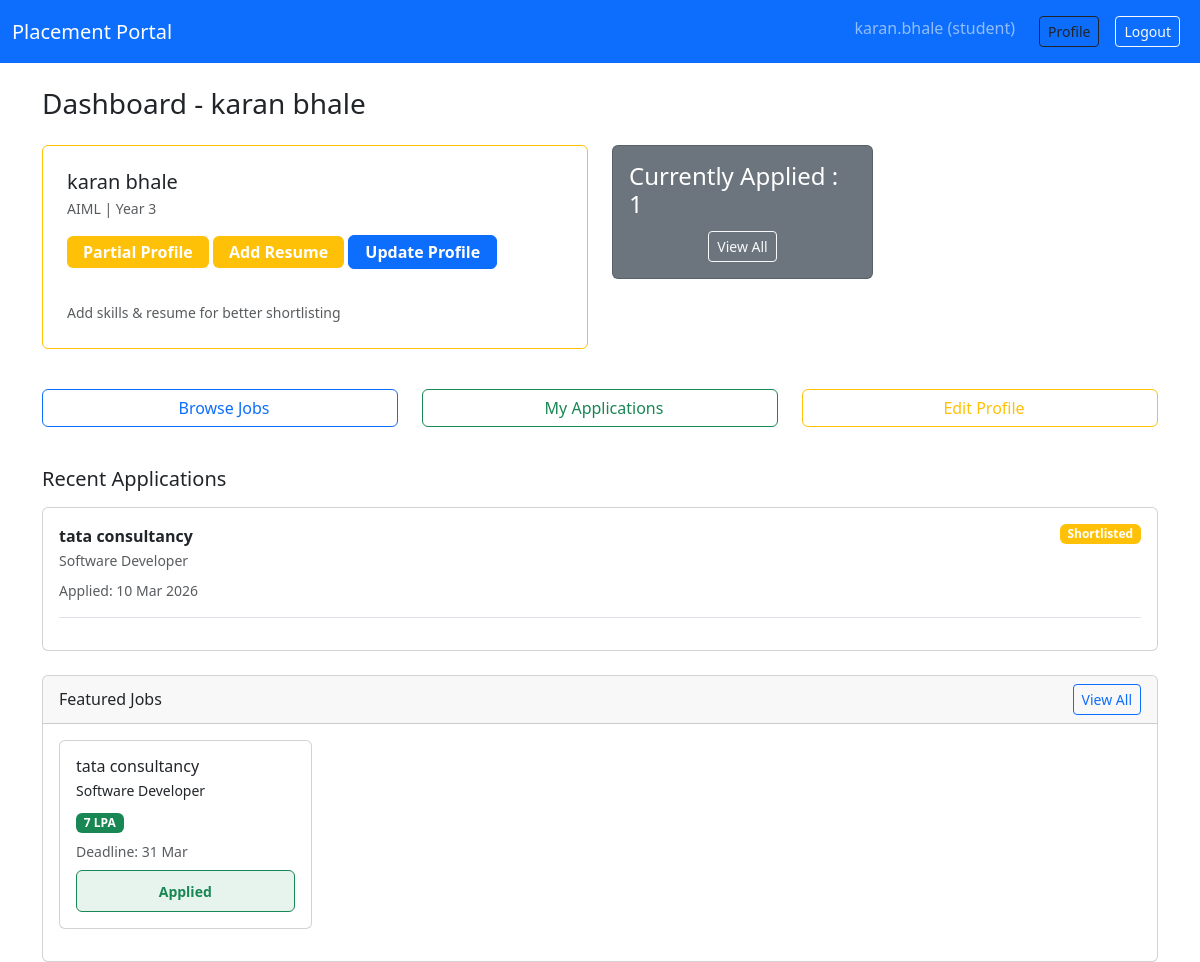
Screenshot of /student/dashboard (signed in) with the database file from the repository.
### models.py (models this page shows, shortened)
class User(UserMixin, db.Model):
    __tablename__ = 'user'
    id = db.Column(db.Integer, primary_key=True)
    username = db.Column(db.String(80), unique=True, nullable=False, index=True)
    email = db.Column(db.String(120), unique=True, nullable=False, index=True)
    password_hash = db.Column(db.String(128), nullable=False)
    role = db.Column(db.Enum(UserRole), nullable=False, index=True)
    is_active = db.Column(db.Boolean, default=True)
    created_at = db.Column(db.DateTime, default=datetime.utcnow, index=True)

class Student(db.Model):
    __tablename__ = "student"
    id = db.Column(db.Integer, primary_key=True)
    user_id = db.Column(
        db.Integer, db.ForeignKey("user.id", ondelete="CASCADE"), nullable=False, unique=True
    )
    full_name = db.Column(db.String(100), nullable=False)
    contact = db.Column(db.String(15))
    branch = db.Column(db.String(50))
    year = db.Column(db.Integer)
    cgpa = db.Column(db.Float)
    skills = db.Column(db.Text)
    education = db.Column(db.Text)
    resume_path = db.Column(db.String(500))
    is_blacklisted = db.Column(db.Boolean, default=False)
    created_at = db.Column(db.DateTime, default=datetime.utcnow)

class Application(db.Model):
    __tablename__ = 'application'
    id = db.Column(db.Integer, primary_key=True)
    student_id = db.Column(db.Integer, db.ForeignKey('student.id', ondelete='CASCADE'), nullable=False, index=True)
    drive_id = db.Column(db.Integer, db.ForeignKey('placement_drive.id', ondelete='CASCADE'), nullable=False, index=True)
    applied_at = db.Column(db.DateTime, default=datetime.utcnow, index=True)
    status = db.Column(db.Enum('applied', 'shortlisted', 'selected', 'rejected'),
                      default='applied', index=True)
    resume_path = db.Column(db.String(200))
    __table_args__ = (
        db.UniqueConstraint('student_id', 'drive_id', name='uq_student_drive'),
    )

class Company(db.Model):
    __tablename__ = 'company'
    id = db.Column(db.Integer, primary_key=True)
    user_id = db.Column(db.Integer, db.ForeignKey('user.id', ondelete='CASCADE'), nullable=False, unique=True)
    name = db.Column(db.String(100), nullable=False)
    industry = db.Column(db.String(100))
    is_blacklisted = db.Column(db.Boolean, default=False)
    hr_contact = db.Column(db.String(100))
    website = db.Column(db.String(200))
    address = db.Column(db.Text)
    is_approved = db.Column(db.Boolean, default=False)
    created_at = db.Column(db.DateTime, default=datetime.utcnow)

class PlacementDrive(db.Model):
    __tablename__ = "placement_drive"
    id = db.Column(db.Integer, primary_key=True)
    company_id = db.Column(db.Integer, db.ForeignKey("company.id", ondelete="CASCADE"), nullable=False)
    title = db.Column(db.String(100), nullable=False)
    description = db.Column(db.Text, nullable=False)
    skills_required = db.Column(db.Text)
    experience = db.Column(db.String(50))
    salary_range = db.Column(db.String(50))
    eligibility = db.Column(db.Text)
    deadline = db.Column(db.DateTime, nullable=False)
    status = db.Column(db.Enum("pending", "approved","active", "closed"), default="pending", index=True)  # CHANGED: active/closed
    created_at = db.Column(db.DateTime, default=datetime.utcnow, index=True)

### app.py (the view)
@app.route("/student/dashboard")
@login_required
def student_dashboard():
    role_required(UserRole.STUDENT)
    student = current_user.student
    if not student:
        return redirect(url_for("student_profile"))
    approved_drives = PlacementDrive.query.filter_by(status="approved").all()
    my_apps = []
    if student:
        my_apps = Application.query.filter_by(student_id=student[0].id).order_by(
            Application.applied_at.desc()
        ).all()
    return render_template(
        "student/dashboard.html",
        student=student[0],
        approved_drives=approved_drives,
        applications=my_apps,
    )

### app.py (called while the page is built)
@login_manager.user_loader
def load_user(user_id):
    return User.query.get(int(user_id))

@app.template_filter('is_deadline_passed')
def is_deadline_passed(deadline):
    if not deadline:
        return True
    return deadline < datetime.now()

def role_required(role: UserRole):
    if (not current_user.is_authenticated) or (current_user.role != role):
        abort(403)

@app.context_processor
def inject_profile_status():
    def get_profile_status(user):
        if user.role != UserRole.STUDENT:
            return "complete"
        student = user.student[0]
        if not student:
            return "incomplete"
        score = 0
        if student.full_name: score += 1
        if student.branch: score += 1
        if student.skills: score += 1
        if student.resume_path: score += 2
        if score >= 4: return "complete"
        elif score >= 2: return "partial"
        return "incomplete"
    return dict(get_profile_status=get_profile_status)

### templates/student/dashboard.html (shortened to what this page needs)
{% extends "base.html" %}
{% block content %}
<h3 class="mb-4">Dashboard - {{ student.full_name if student else 'Complete your profile' }}</h3>
<div class="row mb-4">
  <div class="col-md-6 mb-3">
    <div class="card {{ 'border-success' if get_profile_status(current_user) == 'complete'
                    else 'border-warning' if get_profile_status(current_user) == 'partial'
                    else 'border-danger' }}">
      <div class="card-body t p-4">
        <div class="mb-3">
          <h5 class="mb-1">{{ student.full_name if student else 'New Student' }}</h5>
          <p class="small text-muted mb-2">
            {{ student.branch or 'N/A' }} | Year {{ student.year or 'N/A' }}
          </p>
        </div>
        <div>
            {% if student and student.resume_path %}
          <div class="mb-3">
                <span class="badge fs-6 px-3 py-2 mb-3 {{
            'bg-success' if get_profile_status(current_user) == 'complete'
            else 'bg-warning' if get_profile_status(current_user) == 'partial'
            else 'bg-danger'
          }}">
          {{ get_profile_status(current_user)|title }} Profile
        </span>
            <span class="badge bg-success mb-1 d-block  px-3 py-2 fs-6">Resume Uploaded ✓</span>
            <a href="{{ url_for('static', filename='uploads/resumes/' + student.resume_path) }}"
               class="btn btn-sm btn-outline-success" target="_blank">
              📄 View Resume
            </a>
            <a href="{{ url_for('student_update_profile') }}" class="btn btn-primary btn-sm w-10 mb-1">
          ✏️ Update Profile
        </a>
          </div>
        {% else %}
          <div class="mb-3">
                <span class="badge fs-6 px-3 py-2 mb-3 {{
            'bg-success' if get_profile_status(current_user) == 'complete'
            else 'bg-warning' if get_profile_status(current_user) == 'partial'
            else 'bg-danger'
          }}">
          {{ get_profile_status(current_user)|title }} Profile
        </span>
            <span class="badge bg-warning mb-1  px-3 py-2 fs-6">Add Resume</span>
             <a href="{{ url_for('student_update_profile') }}" class=" badge btn btn-primary  px-3 py-2 btn-sm w-10 mb-1 fs-6">
         Update Profile
        </a>
          </div>
        {% endif %}
      </div>
        <small class="text-muted">Add skills & resume for better shortlisting</small>
      </div>
    </div>
  </div>
  <div class="col-md-3">
    <div class="card text-bg-secondary h-10">
      <div class="card-body d-flex flex-column align-items-center justify-content-center ">
        <h4 class="mb-1">Currently Applied : {{ applications|length }} </h4> <h5 class="mb-0 large"></h5>
        <a href="{{ url_for('student_applications') }}" class="btn btn-outline-light btn-sm mt-2">View All</a>
      </div>
    </div>
  </div>
</div>
<div class="row mb-4">
  <div class="col-md-4 mb-3">
    <a href="{{ url_for('student_drives') }}" class="btn btn-outline-primary w-100 h-100 d-flex align-items-center justify-content-center">
      <div>Browse Jobs</div>
    </a>
  </div>
  <div class="col-md-4 mb-3">
    <a href="{{ url_for('student_applications') }}" class="btn btn-outline-success w-100 h-100 d-flex align-items-center justify-content-center">
      <div>My Applications</div>
    </a>
  </div>
  <div class="col-md-4 mb-3">
    <a href="{{ url_for('student_update_profile') }}" class="btn btn-outline-warning w-100 h-100 d-flex align-items-center justify-content-center">
      <div>Edit Profile</div>
    </a>
  </div>
</div>
<div class="row">
  <div class="col-12">
    <h5 class="mb-3">Recent Applications</h5>
    {% if applications %}
    <div class="card">
      <div class="card-body">
        {% for app in applications[:5] %}
        <div class="border-bottom pb-3 mb-3">
          <div class="d-flex justify-content-between align-items-start">
            <div class="flex-grow-1">
              <div class="fw-semibold">{{ app.drive.company.name }}</div>
              <small class="text-muted">{{ app.drive.title[:60] }}{% if app.drive.title|length > 60 %}...{% endif %}</small>
            </div>
            <span class="badge ms-2 flex-shrink-0 bg-{{
              'success' if app.status == 'selected'
              else 'warning' if app.status == 'shortlisted'
              else 'secondary' if app.status == 'applied'
              else 'danger'
            }}">
              {{ app.status|title }}
            </span>
          </div>
          <div class="mt-2 small text-muted">
            Applied: {{ app.applied_at.strftime('%d %b %Y') }}
          </div>
        </div>
        {% endfor %}
      </div>
    </div>
    {% endif %}
  </div>
</div>
<div class="row mt-4">
  <div class="col-12">
    <div class="card">
      <div class="card-header d-flex justify-content-between align-items-center">
        <h6 class="mb-0">Featured Jobs</h6>
        <a href="{{ url_for('student_drives') }}" class="btn btn-sm btn-outline-primary">View All</a>
      </div>
      <div class="card-body">
        {% if approved_drives %}
        <div class="row">
          {% for drive in approved_drives[:4] %}
          <div class="col-md-3 mb-3">
            <div class="card h-100">
              <div class="card-body p-3">
                <h6 class="card-title mb-1">{{ drive.company.name }}</h6>
                <p class="small mb-2">{{ drive.title }}</p>
                {% if drive.salary_range %}
                  <span class="badge bg-success mb-2">{{ drive.salary_range }}</span>
                {% endif %}
                <small class="text-muted d-block mb-2">
                  Deadline: {{ drive.deadline.strftime('%d %b') }}
                </small>
                <form method="post" action="{{ url_for('student_apply', drive_id=drive.id) }}">
                   {% set applied_apps = applications|selectattr('drive_id', 'equalto', drive.id)|list %}
          {% if applied_apps %}
            <div class="p-2 bg-success bg-opacity-10 border border-success rounded text-success text-center">
              <small class="fw-semibold">Applied</small>
            </div>
          {% else %}
            <form method="post" action="{{ url_for('student_apply', drive_id=drive.id) }}" class="mt-2">
              <button type="submit" class="btn btn-success w-100">
                <i class="bi bi-plus-circle me-1"></i>Apply Now
              </button>
            </form>
          {% endif %}
                </form>
              </div>
            </div>
          </div>
          {% endfor %}
        </div>
        {% else %}
        <div class="text-center py-4">
          <i class="bi bi-briefcase fs-2 text-muted mb-3"></i>
          <p class="text-muted">No active job postings</p>
        </div>
        {% endif %}
      </div>
    </div>
  </div>
</div>
{% endblock %}

### templates/base.html (shortened to what this page needs)
<!doctype html>
<html lang="en">
<head>
  <link
    href="https://cdn.jsdelivr.net/npm/bootstrap@5.3.3/dist/css/bootstrap.min.css"
    rel="stylesheet">
  <link rel="stylesheet" href="{{ url_for('static', filename='css/style.css') }}">
</head>
<body>
<nav class="navbar navbar-expand-lg navbar-dark bg-primary">
  <div class="container-fluid">
    <a class="navbar-brand" href="{{ url_for('dashboard') if current_user.is_authenticated else url_for('login') }}">
      Placement Portal
    </a>
    <div class="d-flex">
      {% if current_user.is_authenticated %}
        <span class="navbar-text me-3">
          {{ current_user.username }} ({{ current_user.role.value }})
        </span>
        {% if current_user.is_authenticated %}
  {% if current_user.role.value == 'student' %}
    <a class="btn btn-outline-dark btn-sm m-2" href="{{ url_for('student_update_profile') }}">Profile</a>
   {% endif %}
{% endif %}
        <a class="btn btn-outline-light btn-sm m-2" href="{{ url_for('logout') }}">Logout</a>
      {% endif %}
    </div>
  </div>
</nav>
<div class="container mt-4">
  {% block content %}{% endblock %}
</div>
</body>
</html>

### rows the page displays
User: username "karan.bhale", role.value "student", role.resume_path "Partial"
Student: full_name "karan bhale", branch "AIML", year "3"
Application: drive.company.name "tata consultancy", drive "Software Developer", status "Shortlisted", applied_at "10 Mar 2026"
PlacementDrive: company.name "tata consultancy", title "Software Developer", salary_range "7 LPA", deadline "31 Mar"

### other values shown
{{ applications|length }} "1"
